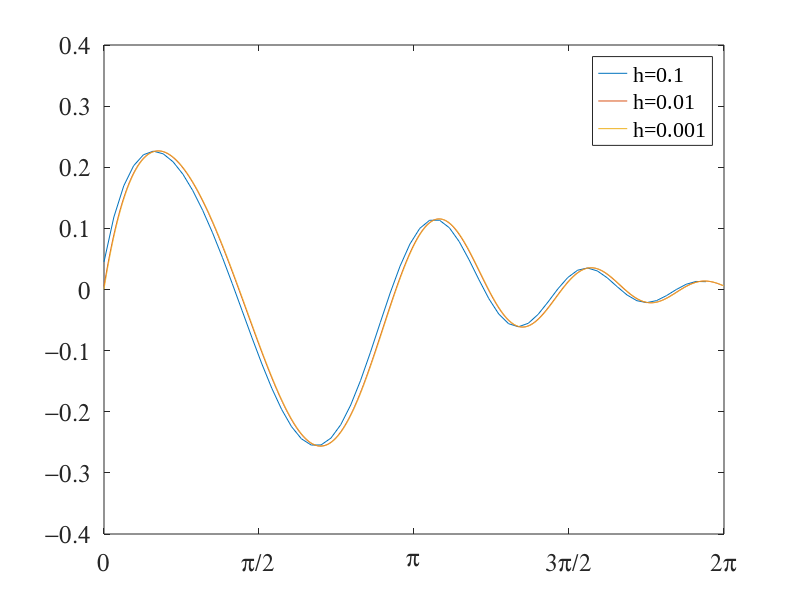

MATLAB code for this plot:
%Given f(x)=exp(-x)*sin(x^2/2), plot the approximate derivatives f' of h= 0.1, 0.01, and 0.001
clc, clear, close all

g = colormap(lines); hold on;
h = [0.1, 0.01, 0.001];
for i = 1:3
    x = 0:power(10, -i):2*pi;
    y = exp(-x).*sin(x.^2./2);
    m = diff(y)./diff(x);
    plot(x(1:end-1), m, 'Color', g(i, :));
end
hold off
set(gca, 'XLim', [0, 2*pi]);
%set(gca, 'Ylim', [-0.25, 0.25]);
set(gca, 'FontSize', 18); set(gca, 'FontName', 'symbol');
set(gca, 'XTick', 0:pi/2:2*pi);
set(gca, 'XTickLabel', {'0', '\pi/2', '\pi', '3\pi/2', '2\pi'});
h = legend('h=0.1', 'h=0.01', 'h=0.001');
set(h, 'FontName', 'Times New Roman'); box on;
